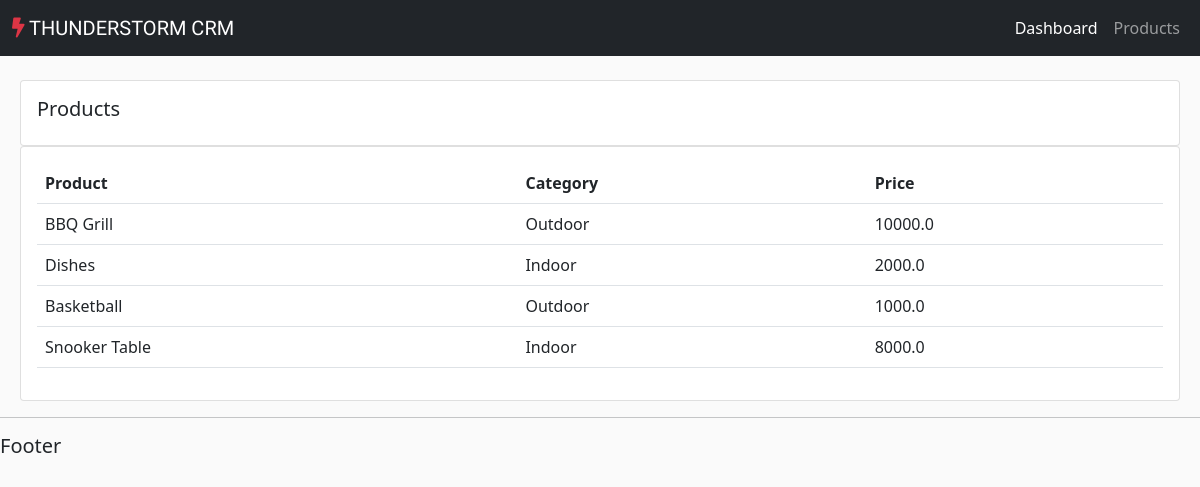
Screenshot of /products/ with the database file from the repository.
### accounts/models.py (models this page shows, shortened)
class Product(models.Model):
    CATEGORY = (
        ('Indoor', 'Indoor'),
        ('Outdoor', 'Outdoor'),
    )
    name = models.CharField(max_length=200, null=True)
    price = models.FloatField(null=True)
    category = models.CharField(max_length=200, null=True,choices=CATEGORY)
    description = models.CharField(max_length=200, null=True, blank=True)
    date_created = models.DateTimeField(auto_now_add=True, null=True)
    tags = models.ManyToManyField(Tag)

### accounts/views.py (the view)
# urls.py: path('products/',views.products, name='products'),
def products(request):
    products = Product.objects.all()
    return render(request, 'accounts/products.html',{'products':products})

### accounts/templates/accounts/products.html
{% extends 'accounts/main.html' %}
{% block content %}
<br>
<div class="row ms-2 me-2">
    <div class="col-md">
        <div class="card card-body">
            <h5>Products</h5>
        </div>
        <div class="card card-body">
            <table class="table">
                <tr>
                    <th>Product</th>
                    <th>Category</th>
                    <th>Price</th>
                </tr>
                {% for product in products %}
                    <tr>
                        <td>{{product.name}}</td>
                        <td>{{product.category}}</td>
                        <td>{{product.price}}</td>
                    </tr>
                {% endfor %}
            </table>
        </div>
    </div>
</div>
{% endblock %}

### static/css/main.css (style rules this page uses)
body { background-color: #fafafa; }

### rows the page displays
Product: name "BBQ Grill", category "Outdoor", price "10000.0"
Product: name "Dishes", category "Indoor", price "2000.0"
Product: name "Basketball", category "Outdoor", price "1000.0"
Product: name "Snooker Table", category "Indoor", price "8000.0"
